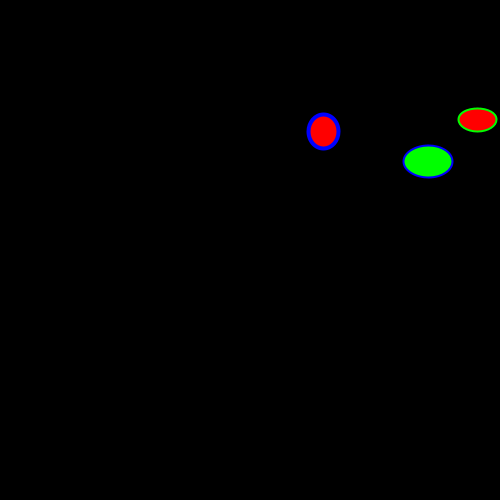
Frame 1 (no input)
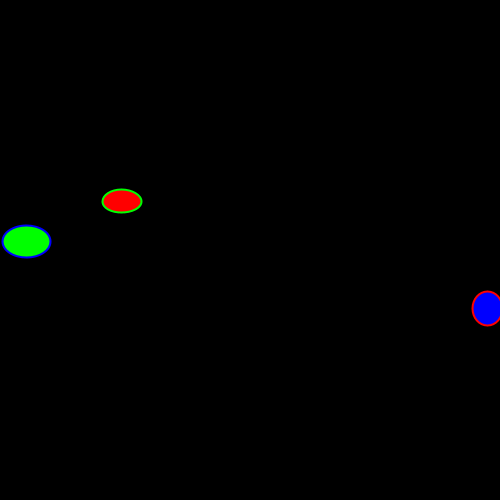
Frame 60 (the mouse pressed at the canvas centre just before this capture)
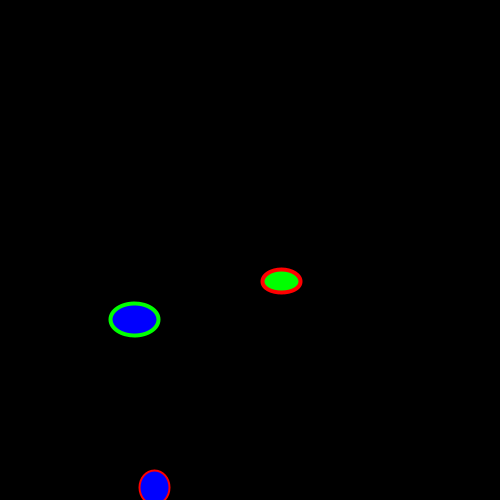
Frame 120 (the mouse held since frame 60 and released just before this capture)

The Processing sketch that drew these frames (run headless with seeded random() and noise(); from frame 60 on, the mouse is pressed at the canvas centre):

// Processing sketch: processing_83593
// ── processing_83593.pde

color[] strokeColors = {  color(255,0,0),
                           color(0,255,0),
                           color(0,0,255)
                         };
color[] fillColors = {  color(0,0,255),
                         color(255,0,0),
                         color(0,255,0)
                      };

PVector[] positions = new PVector[3];
PVector[] speeds = new PVector[3];
PVector[] sizes = new PVector[3];

void setup()
{
  positions[0] = new PVector(random(width),random(height));
  positions[1] = new PVector(random(width),random(height));
  positions[2] = new PVector(random(width),random(height));
  
  speeds[0] = new PVector(random(1,5),random(1,5));
  speeds[1] = new PVector(random(1,5),random(1,5));
  speeds[2] = new PVector(random(1,5),random(1,5));
            
  sizes[0] = new PVector(random(20,50),random(20,50));
  sizes[1] = new PVector(random(20,50),random(20,50));
  sizes[2] = new PVector(random(20,50),random(20,50));
          
  size(500,500,JAVA2D);
}

void draw()
{
  background(0,0,0);
  positions[0] = updateEllipse(positions[0],speeds[0], -3,3);
  drawEllipse(strokeColors[0],fillColors[0],positions[0], sizes[0]);
  
  positions[1] = updateEllipse(positions[1],speeds[1], -3,3);
  drawEllipse(strokeColors[1],fillColors[1],positions[1], sizes[1]);

  positions[2] = updateEllipse(positions[2],speeds[2], -3,3);
  drawEllipse(strokeColors[2],fillColors[2],positions[2], sizes[2]);  
}

PVector updateEllipse(PVector oldPosition, PVector speed, float randomMin, float randomMax)
{
  PVector newPosition = new PVector(0,0);
  newPosition.x = oldPosition.x+speed.x+random(randomMin,randomMax);
  newPosition.y = oldPosition.y+speed.y+random(randomMin,randomMax);
  if(newPosition.x>width)
    newPosition.x=0;
  if(newPosition.y>width)
    newPosition.y=0;
  return newPosition;
}
void drawEllipse(color strClr, color flClr, PVector elPos, PVector elSize)
{
  if(elPos.x>width*0.25&&
      elPos.x<width*0.7&&
      elPos.y>height*0.25&&
      elPos.y<height*0.75)
  {
    strokeWeight(4);
    stroke(flClr);
    fill(strClr);
  }
  else
  {
    strokeWeight(2);
    stroke(strClr);
    fill(flClr);
  }

  ellipse(elPos.x, elPos.y, elSize.x, elSize.y);  
}
